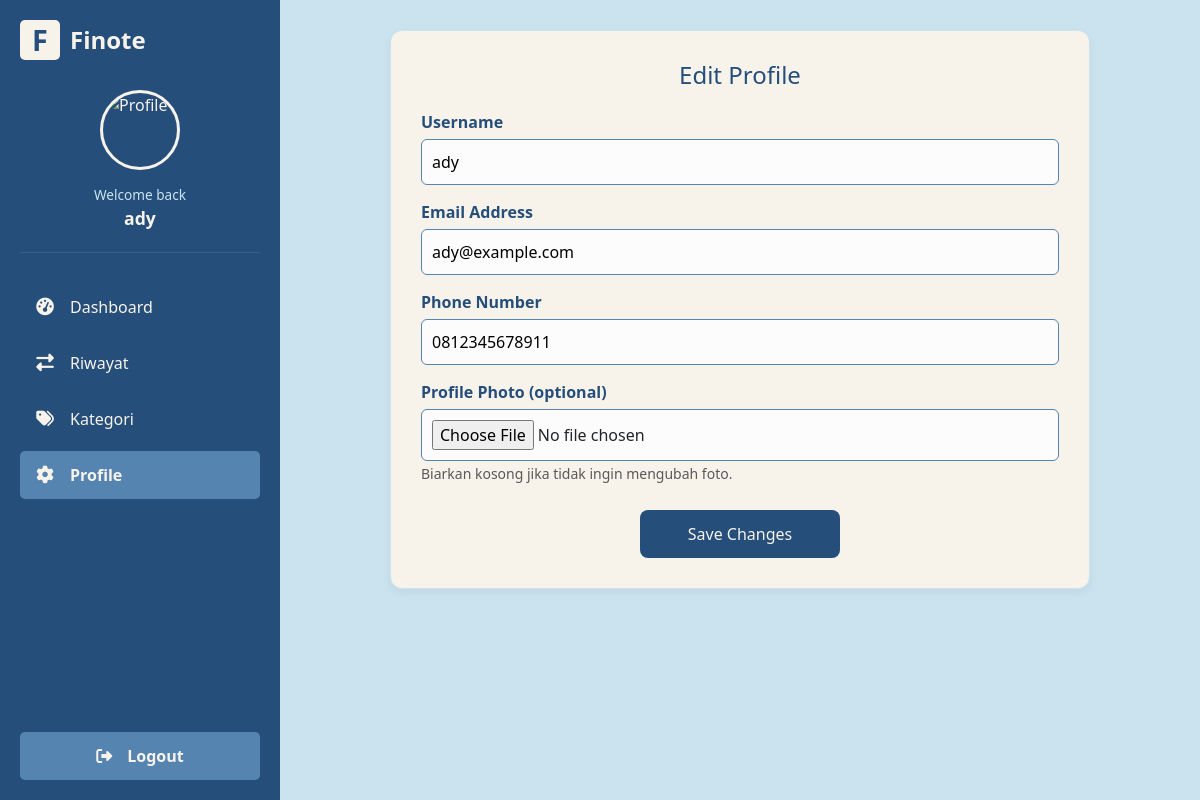
Page /user/edit_profile.php (signed in) on the committed database.
### tables this page shows
CREATE TABLE `users` (
  `id` int NOT NULL,
  `username` varchar(50) NOT NULL,
  `email` varchar(100) NOT NULL,
  `password` varchar(255) NOT NULL,
  `photo` varchar(255) DEFAULT NULL,
  `role` enum('user','admin') NOT NULL DEFAULT 'user',
  `created_at` datetime DEFAULT CURRENT_TIMESTAMP,
  `phone` varchar(20) DEFAULT NULL
);

### includes/auth.php (called while the page is built, shortened)
<?php
function get_user_id() {
    return isset($_SESSION['id']) ? $_SESSION['id'] : null;
}
?>

### user/edit_profile.php (the view, shortened to what this page needs)
<?php
require_once '../includes/auth.php';
$id = get_user_id();
$username = '';
$email = '';
$phone = '';
$query = "SELECT username, email, photo, phone FROM users WHERE id = ?";
if ($stmt = $conn->prepare($query)) {
    $stmt->bind_param("i", $id);
    if ($stmt->execute()) {
        $result = $stmt->get_result();
        if ($result->num_rows === 1) {
            $data = $result->fetch_assoc();
            $username = $data['username'];
            $email = $data['email'];
            $photo_db = $data['photo'] ?? '';
            $phone = $data['phone'] ?? '';
            $photo_path = (!empty($photo_db) && file_exists('uploads/' . $photo_db))
                          ? BASE_URL . '/uploads/' . $photo_db
                          : BASE_URL . '/assets/profile.jpeg';
        } else {
            die("User tidak ditemukan.");
        }
    } else {
        die("Error mengambil data user: " . $conn->error);
    }
} else {
    die("Error menyiapkan query: " . $conn->error);
}
?>
<!DOCTYPE html>
<html lang="id">
<head>
    <link href="https://cdn.jsdelivr.net/npm/bootstrap@5.3.3/dist/css/bootstrap.min.css" rel="stylesheet">
    <link rel="stylesheet" href="https://cdnjs.cloudflare.com/ajax/libs/font-awesome/6.5.2/css/all.min.css" />
</head>
<body>
    <div class="sidebar">
        <div class="top">
            <div class="logo">
                <div class="logo-icon">F</div> Finote
            </div>
            <div class="profile-sidebar">
                <img src="<?= htmlspecialchars($photo_path) ?>" alt="Profile" />
                <span class="welcome">Welcome back</span>
                <p><?= htmlspecialchars($username) ?></p>
            </div>
            <ul>
                <li><a href="<?= BASE_URL ?>/user/dashboard.php"><i class="fas fa-tachometer-alt"></i> Dashboard</a></li>
                <li><a href="<?= BASE_URL ?>/user/riwayat.php"><i class="fas fa-exchange-alt"></i> Riwayat</a></li>
                <li><a href="<?= BASE_URL ?>/user/categories.php"><i class="fas fa-tags"></i> Kategori</a></li>
                <li class="active"><a href="<?= BASE_URL ?>/user/profile.php"><i class="fas fa-cog"></i> Profile</a></li>
            </ul>
        </div>
        <div class="logout">
            <a href="<?= BASE_URL ?>/logout.php">
                <i class="fas fa-sign-out-alt"></i> Logout
            </a>
        </div>
    </div>
    <div class="main-content">
        <div class="section-card">
            <h2>Edit Profile</h2>
            <form action="<?= BASE_URL ?>/user/update_profile.php" method="POST" enctype="multipart/form-data">
                <label for="first_name">Username</label> <input type="text" id="first_name" name="username" value="<?= htmlspecialchars($username) ?>" required />
                <label for="email">Email Address</label>
                <input type="email" id="email" name="email" value="<?= htmlspecialchars($email) ?>" required />
                <label for="phone">Phone Number</label>
                <input type="tel" id="phone" name="phone" value="<?= htmlspecialchars($phone) ?>" required />
                <label for="photo">Profile Photo (optional)</label>
                <input type="file" id="photo" name="photo" accept="image/*" />
                <small class="form-text text-muted">Biarkan kosong jika tidak ingin mengubah foto.</small>
                <button type="submit" class="btn-submit">Save Changes</button>
            </form>
        </div>
    </div>
</body>
</html>

### user/edit_profile.php (style rules this page uses)
:root { --color-dark-blue: #254E7A; --color-medium-blue: #5584B0; --color-light-blue: #82C2E6; --color-baby-blue: #CBE3EF; --color-off-white: #F7F3EA; }
body { margin: 0; font-family: 'Segoe UI', Tahoma, Geneva, Verdana, sans-serif; display: flex; background-color: var(--color-baby-blue); min-height: 100vh; }
.sidebar { width: 280px; background-color: var(--color-dark-blue); color: var(--color-off-white); height: 100vh; display: flex; flex-direction: column; justify-content: space-between; padding: 20px; box-sizing: border-box; box-shadow: 2px 0 10px rgba(0,0,0,0.1); }
.sidebar .top { display: flex; flex-direction: column; }
.logo { font-size: 1.5rem; font-weight: bold; margin-bottom: 30px; display: flex; align-items: center; gap: 10px; }
.logo-icon { width: 40px; height: 40px; background-color: var(--color-off-white); color: var(--color-dark-blue); display: flex; align-items: center; justify-content: center; border-radius: 5px; font-weight: bold; font-size: 1.2em; }
.profile-sidebar { display: flex; flex-direction: column; align-items: center; margin-bottom: 30px; padding-bottom: 20px; border-bottom: 1px solid rgba(255,255,255,0.1); }
.profile-sidebar img { width: 80px; height: 80px; border-radius: 50%; margin-bottom: 10px; object-fit: cover; border: 3px solid var(--color-off-white); }
.profile-sidebar p { margin: 0; font-size: 1.1rem; font-weight: 600; color: var(--color-off-white); }
.profile-sidebar span { font-size: 0.85rem; color: var(--color-baby-blue); margin-top: 5px; }
.sidebar ul { list-style: none; padding: 0; width: 100%; }
.sidebar ul li { padding: 12px 15px; border-radius: 5px; margin-bottom: 8px; transition: 0.3s; cursor: pointer; }
.sidebar ul li a { text-decoration: none; color: inherit; display: flex; align-items: center; width: 100%; font-size: 1em; }
.sidebar ul li a .fas { margin-right: 15px; width: 20px; text-align: center; font-size: 1.1em; }
.sidebar ul li.active { background-color: var(--color-medium-blue); font-weight: 600; }
.logout { text-align: center; padding: 12px 15px; background-color: var(--color-medium-blue); border-radius: 5px; cursor: pointer; transition: 0.3s; margin-top: auto; }
.logout a { color: inherit !important; text-decoration: none; display: flex; align-items: center; justify-content: center; width: 100%; font-weight: bold; }
.logout a .fas { margin-right: 15px; }
.main-content { flex: 1; padding: 30px; background-color: var(--color-baby-blue); box-sizing: border-box; display: flex; flex-direction: column; align-items: center; }
.section-card { background: var(--color-off-white); padding: 30px; border-radius: 12px; box-shadow: 0 4px 10px rgba(0, 0, 0, 0.05); margin-bottom: 30px; width: 100%; max-width: 700px; position: relative; text-align: left; border: 1px solid var(--color-baby-blue); }
.section-card h2 { margin: 0 0 20px 0; font-size: 24px; color: var(--color-dark-blue); text-align: center; }
label { display: block; margin-top: 15px; font-weight: bold; color: var(--color-dark-blue); font-size: 16px; }
input[type="text"], input[type="email"], input[type="tel"], input[type="file"] { width: 100%; padding: 10px; margin-top: 5px; border-radius: 6px; border: 1px solid var(--color-medium-blue); font-size: 16px; box-sizing: border-box; background-color: #fcfcfc; transition: border-color 0.3s; }
.btn-submit { margin-top: 25px; background-color: var(--color-dark-blue); color: var(--color-off-white); padding: 12px 25px; font-size: 16px; border: none; border-radius: 8px; cursor: pointer; display: block; width: 100%; max-width: 200px; margin-left: auto; margin-right: auto; transition: background-color 0.3s; }

### rows in the picture
users: username "ady", email "ady@example.com", phone "0812345678911"
